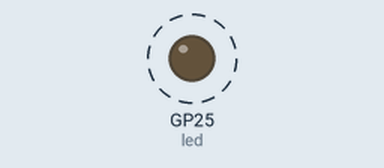
This program was run on a simulated Raspberry Pi Pico running MicroPython. Shown: output pins drawn as LEDs (lit = HIGH). Dashed ring = blinking.

Above: at 0.5 s.
Timing chart, 0 to 4.6 s (numbered marks = the images above):
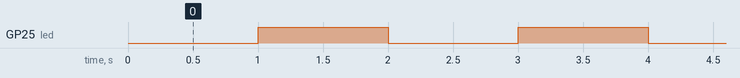

Measured:
- by itself, GP25 (led): alternates HIGH for 1.0 s and LOW for 1.0 s

The program:

17_interrupt.py
```python
# 17 Interrupts

# Create an Interrupt Service Routine (ISR) that flashes the LED

from machine import Pin, Timer
from time import sleep

# Define the LED pin
led = Pin(Pin("LED"), Pin.OUT)

# Define the timer callback function
def toggle_led(timer):
    led.value(not led.value())
#     print(f"led value is: {led.value()}")

# Initialize the timer
timer = Timer(-1)  # Use virtual timer
timer.init(period=1000, mode=Timer.PERIODIC, callback=toggle_led)
```
